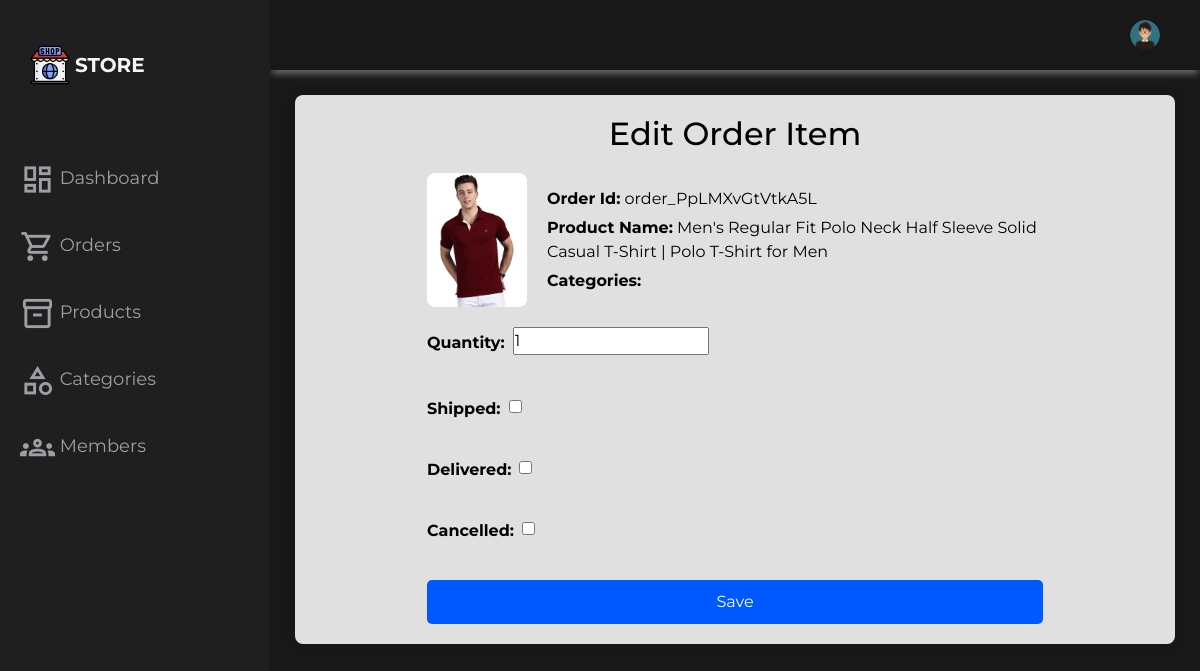
Screenshot of /maintainer/edit-order-item/22/ with the database file from the repository.
### customer/models.py (models this page shows)
class OrderItem(models.Model):
    order = models.ForeignKey('Order', on_delete=models.CASCADE)
    product = models.ForeignKey(Product, on_delete=models.CASCADE)
    quantity = models.IntegerField()
    is_shipped = models.BooleanField(default=False)
    is_delivered = models.BooleanField(default=False)
    is_cancelled = models.BooleanField(default=False)
    shipping_date = models.DateTimeField(null=True, blank=True)
    delivered_date = models.DateTimeField(null=True, blank=True)

class Order(models.Model):
    user = models.ForeignKey(get_user_model(), on_delete=models.CASCADE)
    order_number = models.CharField(max_length=255, null=True, blank=True)
    order_id = models.CharField(max_length=100, null=True, blank=True)
    payment_id = models.CharField(max_length=100, null=True, blank=True)
    payment_signature = models.CharField(max_length=100, null=True, blank=True)
    order_total_price = models.IntegerField(null=True, blank=True)
    order_total_quantity = models.IntegerField(null=True, blank=True)
    payment_mode = models.CharField(max_length=200, null=True, blank=True)
    is_shipped = models.BooleanField(default=False)
    is_delivered = models.BooleanField(default=False)
    order_date = models.DateTimeField(auto_now_add=True)
    delivery_address = models.ForeignKey('DeliveryAddress', on_delete=models.CASCADE, related_name='orders', null=True, blank=True)

### products/models.py (models this page shows, shortened)
class Product(models.Model):
    product_name = models.CharField(max_length=256)
    description = models.TextField()
    price = models.DecimalField(max_digits=10, decimal_places=2)
    category = models.ForeignKey('Category', on_delete=models.PROTECT)
    brand = models.CharField(max_length=100)
    stock_quantity = models.IntegerField(default=0)
    sku = models.CharField(max_length=50, unique=True)
    availability = models.BooleanField(default=True)
    shipping_weight = models.DecimalField(max_digits=10, decimal_places=2, blank=True, null=True)
    shipping_dimensions = models.CharField(max_length=100)
    discounts = models.DecimalField(max_digits=5, decimal_places=2, null=True, blank=True)
    product_image = models.ImageField(upload_to='product_images', blank=True)
    is_deleted = models.BooleanField(default=False)

### maintainer/views.py (the view, shortened to what this page needs)
# urls.py: path('edit-order-item/<int:order_item_id>/', EditOrderItemView.as_view(), name='edit_order_item'),
class EditOrderItemView(View):
    template_name = 'maintainer/edit_order.html'
    def get(self, request, order_item_id):
        order_item = get_object_or_404(OrderItem, id=order_item_id)
        return render(request, self.template_name, {'order_item': order_item})

### maintainer/templates/maintainer/edit_order.html (shortened to what this page needs)
{% extends 'maintainer/base.html' %}
{% load static %}
{% block css %}
<link rel="stylesheet" href="{% static 'maintainer/css/edit_order.css' %}">
{% endblock %}
{% block content %}
<div class="edit-order-item-container">
    <div class="edit-container02">
        <h2>Edit Order Item</h2>
        <div class="order-item-details">
            <div class="order-item-image">
                <img src="{{ order_item.product.product_image.url }}" alt="{{ order_item.product.product_name }}">
            </div>
            <div class="order-item-info">
                <p><strong>Order Id:</strong> {{ order_item.order.order_id }}</p>
                <p><strong>Product Name:</strong> {{ order_item.product.product_name }}</p>
                <p><strong>Categories:</strong> {% for category in order_item.product.categories.all %}{{ category.name }} {% if not forloop.last %}, {% endif %}{% endfor %}</p>
            </div>
        </div>
        <form method="post">
            <div class="labal_input_style">
                <label for="quantity">Quantity:</label>
                <input type="number" id="quantity" name="quantity" value="{{ order_item.quantity }}" required>
            </div>
            <br>
            <div class="labal_input_style">
                <label for="is_shipped">Shipped:</label>
                <input type="checkbox" id="is_shipped" name="is_shipped" {% if order_item.is_shipped %}checked{% endif %}>
            </div>
            <br>
            <div class="labal_input_style">
                <label for="is_delivered">Delivered:</label>
                <input type="checkbox" id="is_delivered" name="is_delivered" {% if order_item.is_delivered %}checked{% endif %}>
            </div>
            <br>
            <div class="labal_input_style">
                <label for="is_cancelled">Cancelled:</label>
                <input type="checkbox" id="is_cancelled" name="is_cancelled" {% if order_item.is_cancelled %}checked{% endif %}>
            </div>
            <br>
            <button type="submit" class="save-button">Save</button>
        </form>
    </div>
</div>
{% endblock %}

### maintainer/static/maintainer/css/base.css (style rules this page uses)
* { margin: 0; padding: 0; }
body { background-color: #181818; color: whitesmoke; font-family: 'Montserrat', sans-serif; }

### maintainer/static/maintainer/css/edit_order.css (style rules this page uses)
.edit-order-item-container { background-color: #E0E0E0; padding-top: 20px; padding-bottom: 20px; border-radius: 8px; width: 100%; margin: auto; box-shadow: 0 0 10px rgba(0, 0, 0, 0.1); color: black; display: flex; justify-content: center; align-items: center; }
.edit-container02 { max-width: 70%; }
h2 { text-align: center; margin-bottom: 20px; }
.order-item-details { display: flex; align-items: center; margin-bottom: 20px; }
.order-item-image img { max-width: 100px; border-radius: 8px; }
.order-item-info { margin-left: 20px; }
.order-item-info p { margin: 5px 0; }
form { display: flex; flex-direction: column; }
label { margin-bottom: 5px; font-weight: bold; }
input[type="number"], input[type="checkbox"] { margin-bottom: 10px; }
.labal_input_style { display: flex; flex-flow: row; gap: 0.5rem; align-items: center; text-align: center; margin-bottom: 0.5rem; }
.save-button { background-color: #0059ff; color: white; border: none; padding: 10px 15px; border-radius: 5px; cursor: pointer; font-size: 16px; }

### rows the page displays
OrderItem: product.product_image (picture), order.order_id "order_PpLMXvGtVtkA5L", product.product_name "Men's Regular Fit Polo Neck Half Sleeve Solid Casual T-Shirt | Polo T-Shirt for Men", quantity "1"
